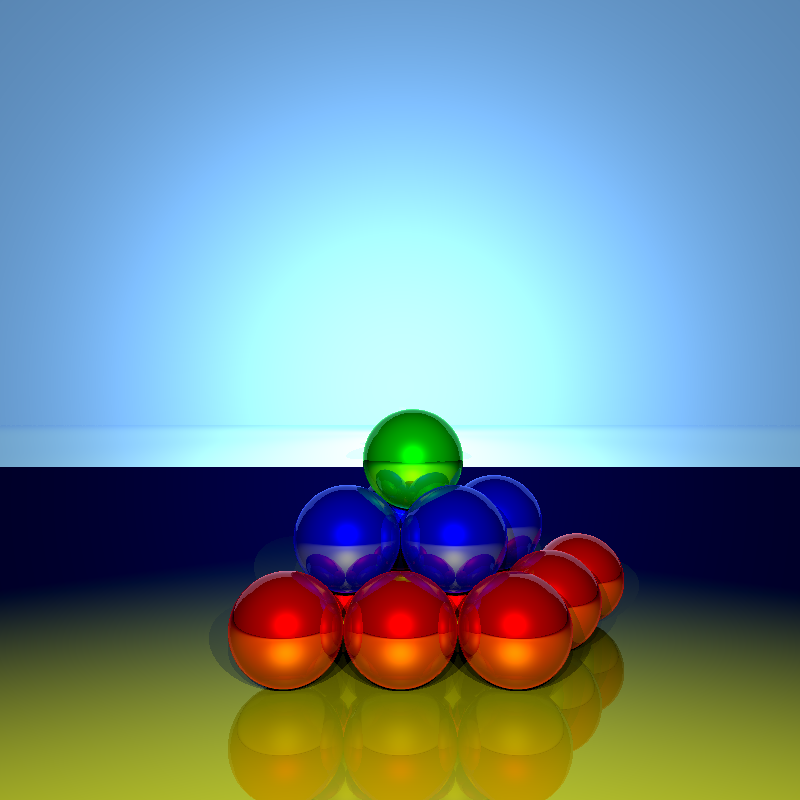

Python code for this plot:
import sys
sys.path.append('..')

from multiprocessing import Pool

from camera import *
from raytracer import *
import numpy as np
import matplotlib.pyplot as plt

# create the scene
scene = Scene()

# create the colors
red = np.array([1, 0, 0])
green = np.array([0, 1, 0])
blue = np.array([0, 0, 1])
yellow = np.array([1, 1, 0])
azur = np.array([0.4, 0.6, 0.8])

half_white = np.array([0.5, 0.5, 0.5])
smooth_white = np.array([0.3, 0.3, 0.3])

# create the objects
S0 = Sphere([-2, -2, 9], 0.5, Material(red, 0.1, 0.8, 0.8, 10, 0.4))
S1 = Sphere([-1, -2, 9], 0.5, Material(red, 0.1, 0.8, 0.8, 10, 0.4))
S2 = Sphere([0, -2, 9], 0.5, Material(red, 0.1, 0.8, 0.8, 10, 0.4))
S3 = Sphere([-1.5, -2, 8], 0.5, Material(red, 0.1, 0.8, 0.8, 10, 0.4))
S4 = Sphere([-0.5, -2, 8], 0.5, Material(red, 0.1, 0.8, 0.8, 10, 0.4))
S5 = Sphere([0.5, -2, 8], 0.5, Material(red, 0.1, 0.8, 0.8, 10, 0.4))
S6 = Sphere([-1, -2, 7], 0.5, Material(red, 0.1, 0.8, 0.8, 10, 0.4))
S7 = Sphere([0, -2, 7], 0.5, Material(red, 0.1, 0.8, 0.8, 10, 0.4))
S8 = Sphere([1, -2, 7], 0.5, Material(red, 0.1, 0.8, 0.8, 10, 0.4))
S9 = Sphere([0.5, -2+1/np.sqrt(2), 7.5], 0.5, Material(blue, 0.1, 0.8, 0.8, 10, 0.4))
S10 = Sphere([-0.5, -2+1/np.sqrt(2), 7.5], 0.5, Material(blue, 0.1, 0.8, 0.8, 10, 0.4))
S11 = Sphere([0, -2+1/np.sqrt(2), 8.5], 0.5, Material(blue, 0.1, 0.8, 0.8, 10, 0.4))
S12 = Sphere([-1, -2+1/np.sqrt(2), 8.5], 0.5, Material(blue, 0.1, 0.8, 0.8, 10, 0.4))
S13 = Sphere([-0.125, -2+2/np.sqrt(2), 8], 0.5, Material(green, 0.1, 0.8, 0.8, 10, 0.4))
T1 = Triangle(np.array([0, -2.5, 100]), np.array([-40, -2.5, -20]), np.array([40, -2.5, -20]), Material(yellow, 0.1, 0.9, 0.9, 5, 0.2))
T2 = Triangle(np.array([30, 20, 30]), np.array([-30, 20, 30]), np.array([0, -100, 30]), Material(azur, 0.1, 0.9, 0.9, 5, 0.2))

# create the lights
L0 = Spotlight(np.array([1, 1, 0]), half_white)
L1 = Spotlight(np.array([-1, 1, 0]), half_white)
L2 = Spotlight(np.array([0, 1, 0]), smooth_white)

# add objects and lights
scene.add_object(S0)
scene.add_object(S1)
scene.add_object(S2)
scene.add_object(S3)
scene.add_object(S4)
scene.add_object(S5)
scene.add_object(S6)
scene.add_object(S7)
scene.add_object(S8)
scene.add_object(S9)
scene.add_object(S10)
scene.add_object(S11)
scene.add_object(S12)
scene.add_object(S13)
scene.add_object(T1)
scene.add_object(T2)
scene.add_light(L0)
scene.add_light(L1)
scene.add_light(L2)

# configure the multiprocessing
pool = Pool(processes = 2)
result = pool.apply_async(raytracer_render, (Camera(800,800,2), scene))

# render and save the image
if __name__ == "__main__":
    plt.imsave('pyramid3.png', result.get(timeout=3600), vmin=0, vmax=1, format='png')